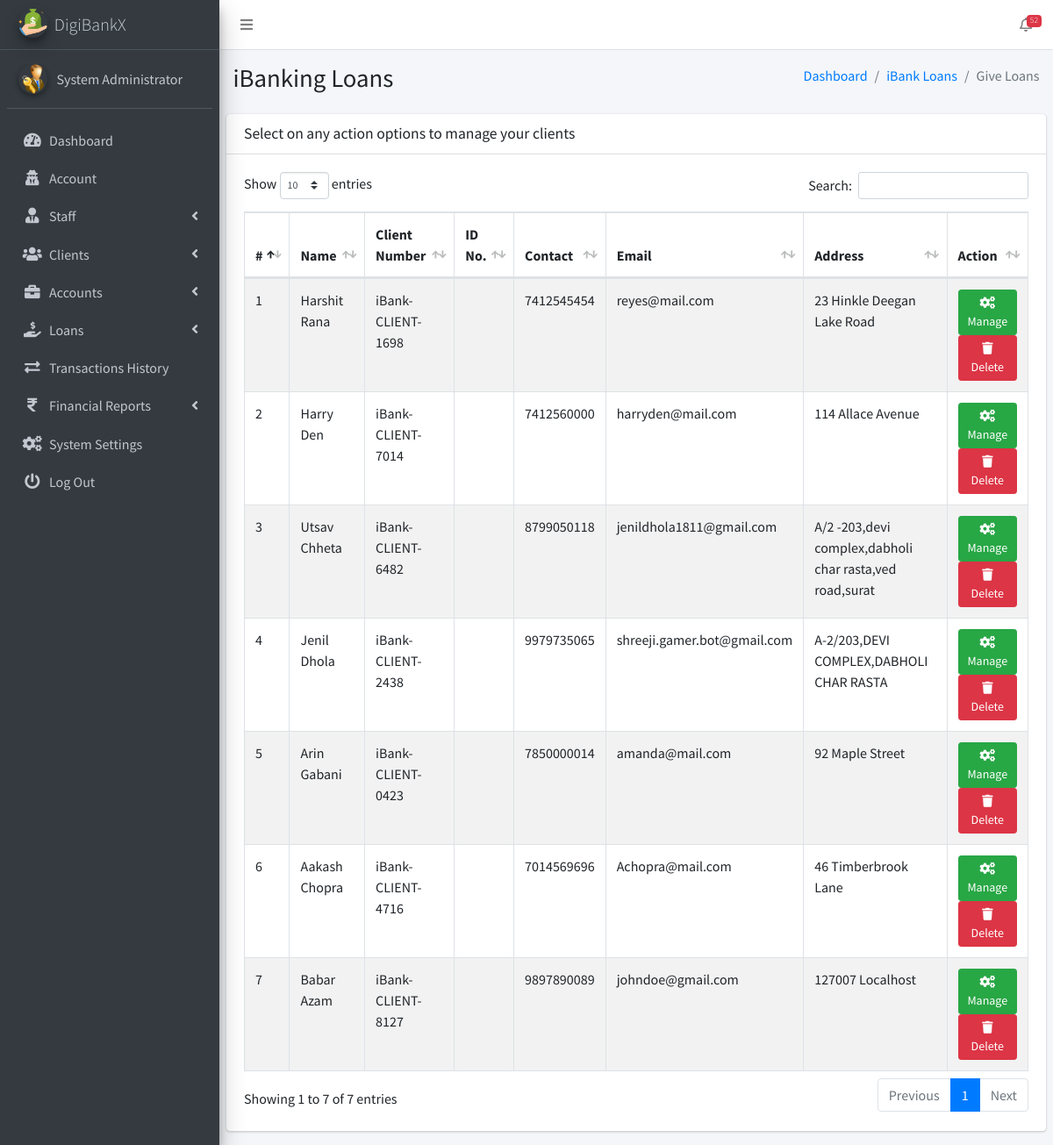
/admin/pages_loans.php (signed in), run on the app's committed database.
### tables this page shows
CREATE TABLE `ib_systemsettings` (
  `id` int(20) NOT NULL,
  `sys_name` longtext NOT NULL,
  `sys_tagline` longtext NOT NULL,
  `sys_logo` varchar(200) NOT NULL,
  `is_active` tinyint(1) NOT NULL DEFAULT 1
);

CREATE TABLE `ib_admin` (
  `admin_id` int(11) NOT NULL,
  `name` varchar(200) NOT NULL,
  `email` varchar(200) NOT NULL,
  `number` varchar(200) NOT NULL,
  `password` varchar(200) NOT NULL,
  `profile_pic` varchar(200) NOT NULL,
  `is_active` tinyint(1) NOT NULL DEFAULT 1,
  `otp` varchar(6) DEFAULT NULL,
  `otp_expiry` datetime DEFAULT NULL
);

CREATE TABLE `ib_clients` (
  `client_id` int(10) UNSIGNED NOT NULL,
  `name` varchar(200) NOT NULL,
  `phone` varchar(200) NOT NULL,
  `address` varchar(200) NOT NULL,
  `email` varchar(200) NOT NULL,
  `password` varchar(200) NOT NULL,
  `profile_pic` varchar(200) NOT NULL,
  `client_number` varchar(200) NOT NULL,
  `is_active` tinyint(1) NOT NULL DEFAULT 1,
  `otp` varchar(10) DEFAULT NULL,
  `otp_expiry` datetime DEFAULT NULL
);

### admin/pages_loans.php (the view, shortened to what this page needs)
<?php
include('conf/config.php');
?>
<!DOCTYPE html>
<html>
<?php include("dist/_partials/head.php"); ?>
<body class="hold-transition sidebar-mini">
  <div class="wrapper">
    <?php include("dist/_partials/nav.php"); ?>
    <?php include("dist/_partials/sidebar.php"); ?>
    <div class="content-wrapper">
      <section class="content-header">
        <div class="container-fluid">
          <div class="row mb-2">
            <div class="col-sm-6">
              <h1>iBanking Loans</h1>
            </div>
            <div class="col-sm-6">
              <ol class="breadcrumb float-sm-right">
                <li class="breadcrumb-item"><a href="pages_dashboard.php">Dashboard</a></li>
                <li class="breadcrumb-item"><a href="pages_manage_clients.php">iBank Loans</a></li>
                <li class="breadcrumb-item active">Give Loans</li>
              </ol>
            </div>
          </div>
        </div>
      </section>
      <section class="content">
        <div class="row">
          <div class="col-12">
            <div class="card">
              <div class="card-header">
                <h3 class="card-title">Select on any action options to manage your clients</h3>
              </div>
              <div class="card-body">
                <table id="example1" class="table table-hover table-bordered table-striped">
                  <thead>
                    <tr>
                      <th>#</th>
                      <th>Name</th>
                      <th>Client Number</th>
                      <th>ID No.</th>
                      <th>Contact</th>
                      <th>Email</th>
                      <th>Address</th>
                      <th>Action</th>
                    </tr>
                  </thead>
                  <tbody>
                    <?php
                    $ret = "SELECT * FROM  iB_clients ORDER BY RAND() ";
                    $stmt = $mysqli->prepare($ret);
                    $stmt->execute();
                    $res = $stmt->get_result();
                    $cnt = 1;
                    while ($row = $res->fetch_object()) {
                    ?>
                      <tr>
                        <td><?php echo $cnt; ?></td>
                        <td><?php echo $row->name; ?></td>
                        <td><?php echo $row->client_number; ?></td>
                        <td><?php echo $row->national_id; ?></td>
                        <td><?php echo $row->phone; ?></td>
                        <td><?php echo $row->email; ?></td>
                        <td><?php echo $row->address; ?></td>
                        <td>
                          <a class="btn btn-success btn-sm" href="pages_view_client.php?client_number=<?php echo $row->client_number; ?>">
                            <i class="fas fa-cogs"></i>
                            Manage
                          </a>
                          <a class="btn btn-danger btn-sm" href="pages_manage_clients.php?deleteClient=<?php echo $row->client_id; ?>">
                            <i class="fas fa-trash"></i>
                            Delete
                          </a>
                        </td>
                      </tr>
                    <?php $cnt = $cnt + 1;
                    } ?>
                </table>
              </div>
            </div>
          </div>
        </div>
      </section>
    </div>
  </div>
</body>
</html>

### admin/dist/_partials/sidebar.php (shortened to what this page needs)
<aside class="main-sidebar sidebar-dark-primary elevation-4">
    <?php
    $admin_id = $_SESSION['admin_id'];
    $query = "SELECT * FROM iB_admin WHERE admin_id = ?";
    $stmt = $mysqli->prepare($query);
    $stmt->bind_param('i', $admin_id);
    $stmt->execute();
    $res = $stmt->get_result();
    while ($row = $res->fetch_object()) {
        $profile_picture = empty($row->profile_pic)
            ? "<img src='dist/img/user_icon.png' class='img-circle elevation-2' alt='User Image'>"
            : "<img src='dist/img/$row->profile_pic' class='img-circle elevation-2' alt='User Image'>";
        $sys_query = "SELECT * FROM iB_SystemSettings";
        $stmt = $mysqli->prepare($sys_query);
        $stmt->execute();
        $sys_res = $stmt->get_result();
        while ($sys = $sys_res->fetch_object()) {
            ?>
            <a href="pages_dashboard.php" class="brand-link text-light">
                <img src="dist/img/<?php echo $sys->sys_logo; ?>" alt="Logo" class="brand-image img-circle elevation-3">
                <span class="brand-text font-weight-light"><?php echo $sys->sys_name; ?></span>
            </a>
            <div class="sidebar">
                <div class="user-panel mt-3 pb-3 mb-3 d-flex">
                    <div class="image"><?php echo $profile_picture; ?></div>
                    <div class="info">
                        <a href="#" class="d-block"><?php echo $row->name; ?></a>
                    </div>
                </div>
                <nav class="mt-2">
                    <ul class="nav nav-pills nav-sidebar flex-column" data-widget="treeview" role="menu">
                        <li class="nav-item">
                            <a href="pages_dashboard.php" class="nav-link">
                                <i class="nav-icon fas fa-tachometer-alt"></i>
                                <p>Dashboard</p>
                            </a>
                        </li>
                        <li class="nav-item">
                            <a href="pages_account.php" class="nav-link">
                                <i class="nav-icon fas fa-user-secret"></i>
                                <p>Account</p>
                            </a>
                        </li>
                        <li class="nav-item has-treeview">
                            <a href="#" class="nav-link">
                                <i class="nav-icon fas fa-user-tie"></i>
                                <p>Staff <i class="fas fa-angle-left right"></i></p>
                            </a>
                        </li>
                        <li class="nav-item has-treeview">
                            <a href="#" class="nav-link">
                                <i class="nav-icon fas fa-users"></i>
                                <p>Clients <i class="fas fa-angle-left right"></i></p>
                            </a>
                        </li>
                        <li class="nav-item has-treeview">
                            <a href="#" class="nav-link">
                                <i class="nav-icon fas fa-briefcase"></i>
                                <p>Accounts <i class="fas fa-angle-left right"></i></p>
                            </a>
                        </li>
                        <li class="nav-item has-treeview">
                            <a href="#" class="nav-link">
                                <i class="nav-icon fas fa-hand-holding-usd"></i>
                                <p>
                                    Loans
                                    <i class="fas fa-angle-left right"></i>
                                </p>
                            </a>
                        </li>
                        <li class="nav-item">
                            <a href="pages_transactions_engine.php" class="nav-link">
                                <i class="nav-icon fas fa-exchange-alt"></i>
                                <p>Transactions History</p>
                            </a>
                        </li>
                        <li class="nav-item has-treeview">
                            <a href="#" class="nav-link">
                                <i class="nav-icon fas fa-rupee-sign"></i>
                                <p>Financial Reports <i class="fas fa-angle-left right"></i></p>
                            </a>
                        </li>
                        <li class="nav-item">
                            <a href="pages_system_settings.php" class="nav-link">
                                <i class="nav-icon fas fa-cogs"></i>
                                <p>System Settings</p>
                            </a>
                        </li>
                        <li class="nav-item">
                            <a href="pages_logout.php" class="nav-link">
                                <i class="nav-icon fas fa-power-off"></i>
                                <p>Log Out</p>
                            </a>
                        </li>
                    </ul>
                </nav>
            </div>
        </aside>
    <?php }
    } ?>

### data on the page
ib_admin: name "System Administrator"
ib_systemsettings: sys_logo (picture), sys_name "DigiBankX", ib_admin.profile_pic (picture)
ib_clients: name "Harshit Rana", client_number "iBank-CLIENT-1698", phone "7412545454", email "reyes@mail.com", address "23 Hinkle Deegan Lake Road"
ib_clients: name "Harry Den", client_number "iBank-CLIENT-7014", phone "7412560000", email "harryden@mail.com", address "114 Allace Avenue"
ib_clients: name "Utsav Chheta", client_number "iBank-CLIENT-6482", phone "8799050118", email "jenildhola1811@gmail.com", address "A/2 -203,devi complex,dabholi char rasta,ved road,surat"
ib_clients: name "Jenil Dhola", client_number "iBank-CLIENT-2438", phone "9979735065", email "shreeji.gamer.bot@gmail.com", address "A-2/203,DEVI COMPLEX,DABHOLI CHAR RASTA"
ib_clients: name "Arin Gabani", client_number "iBank-CLIENT-0423", phone "7850000014", email "amanda@mail.com", address "92 Maple Street"
ib_clients: name "Aakash Chopra", client_number "iBank-CLIENT-4716", phone "7014569696", email "Achopra@mail.com", address "46 Timberbrook Lane"
ib_clients: name "Babar Azam", client_number "iBank-CLIENT-8127", phone "9897890089", email "johndoe@gmail.com", address "127007 Localhost"

### other printed values
$ntf "52"
